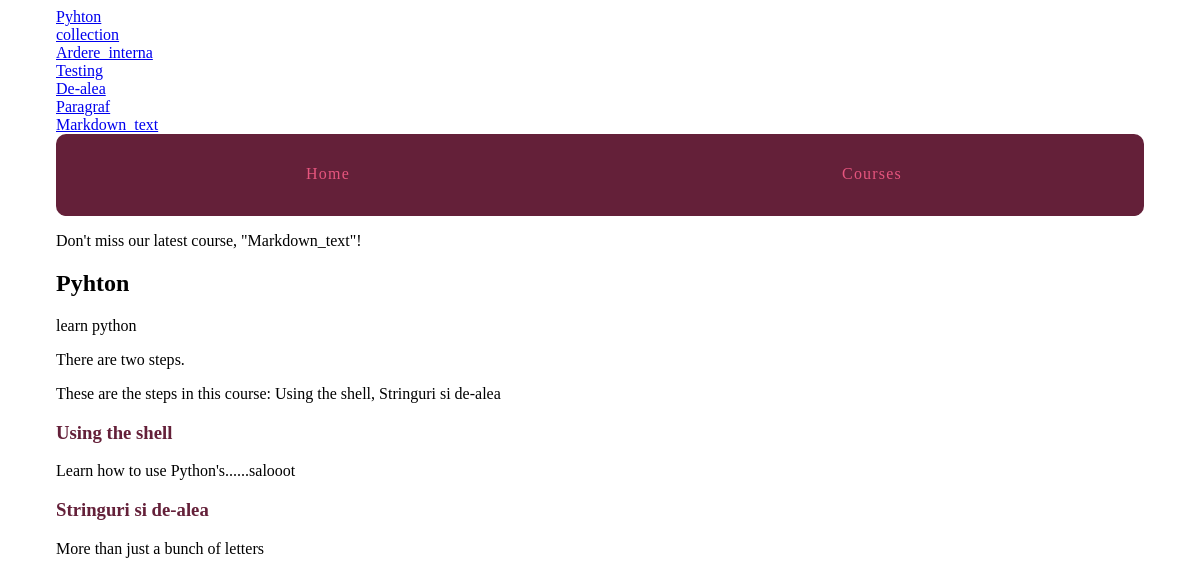
The page /courses/1/ on the database its author committed.
### courses/models.py (models this page shows)
class Course(models.Model):
    created_at = models.DateTimeField(auto_now_add=True)
    title = models.CharField(max_length=255)
    description = models.TextField()
    def __str__(self):
        return self.title

class Step(models.Model):
    title = models.CharField(max_length=255)
    description = models.TextField()
    order = models.IntegerField(default=0)
    course = models.ForeignKey(Course)
    content = models.TextField(blank=True,default='')
    class Meta:
        ordering = ['order',]
    def __str__(self):
        return self.title

### courses/views.py (the view)
# urls.py: url(r'(?P<pk>\d+)/$', views.course_detail, name ='detail'),
def course_detail(request,pk):
    course = get_object_or_404(Course,pk = pk)
    return render(request,'courses/course_detail.html',{'course': course})

### courses/templatetags/course_extras.py (called while the page is built)
@register.simple_tag
def newest_course():
    return Course.objects.latest('created_at')

@register.inclusion_tag('courses/course_nav.html')
def nav_courses_list():
    courses = Course.objects.all()
    return {'courses':courses}

@register.filter('markdown_to_html')
def markdown_to_html(markdown_text):
    html_body = markdown2.markdown(markdown_text)
    return mark_safe(html_body)

### courses/templates/courses/course_detail.html (shortened to what this page needs)
{% extends "layout.html" %}
{% load humanize %}
{% load course_extras %}
    {% block content %}
    <article>
    <h2>
        {{ course.title }}
    </h2>
        {{ course.description|markdown_to_html }}
        <p>There are {{ course.step_set.all.count|apnumber }} step{{ course.step_set.count|pluralize }}.</p>
        <p>These are the steps in this course: {{ course.step_set.all|join:", " }}</p>
    <section>
        {% for step in course.step_set.all %}
            <h3><a href="{%  url 'courses:step' course_pk=step.course.pk step_pk=step.pk %}" >{{ step.title }}</a></h3>
            {{ step.description }}
        {% endfor %}
    </section>
    </article>
    {% endblock %}

### templates/layout.html (shortened to what this page needs)
{% load static from staticfiles %}
{% load course_extras %}
<!DOCTYPE html>
<html lang="en">
<head>
    <link rel="stylesheet" href="{% static 'css/layout.css'%}">
</head>
<body>
    <div class = "site-container">
    <div>{% nav_courses_list %}</div>
    <nav>
        <a href="{% url 'hello_world' %}">Home</a>
        <a href="{% url 'courses:list' %}">Courses</a>
    </nav>
        <p>Don't miss our latest course,
            "{% newest_course %}"!</p>
    {% block content %}{% endblock %}
    </div>
</body>
</html>

### courses/templates/courses/course_nav.html (shortened to what this page needs)
<!DOCTYPE html>
<html lang="en">
<head>
</head>
<body>
    {% for course in courses %}
        <div><a href="{% url 'courses:detail' pk=course.pk %}">{{ course.title }}</a></div>
    {% endfor %}
</body>
</html>

### assets/css/layout.css (style rules this page uses)
html { box-sizing: border-box; }
*, *::after, *::before { box-sizing: inherit; }
.site-container { max-width: 68em; margin-left: auto; margin-right: auto; }
.site-container::after { clear: both; content: ""; display: table; }
.site-container nav { width: 100%; display: table; width: 100%; table-layout: fixed; border-bottom-left-radius: 10px; border-bottom-right-radius: 10px; border-top-left-radius: 10px; border-top-right-radius: 10px; border-bottom-left-radius: 10px; border-top-left-radius: 10px; border-bottom-right-radius: 10px; border-top-right-radius: 10px; background-color: #642039; margin-bottom: 1em; overflow: hidden; }
.site-container nav a { display: table-cell; width: 8.33333%; padding: 10px; border-bottom: 2px solid #642039; color: #e6557e; letter-spacing: 0.075em; line-height: 60px; text-align: center; text-decoration: none; }
article h2 a, article h3 a { color: #642039; text-decoration: none; }

### rows shown on the page
Course: title "Pyhton", description "learn python", step_set.all.count|apnumber "two", step_set.all "Using the shell, Stringuri si de-alea"
Course: title "collection"
Course: title "Ardere_interna"
Course: title "Testing"
Course: title "De-alea"
Course: title "Paragraf"
Course: title "Markdown_text"
Step: title "Using the shell", description "Learn how to use Python's......salooot"
Step: title "Stringuri si de-alea", description "More than just a bunch of letters"
